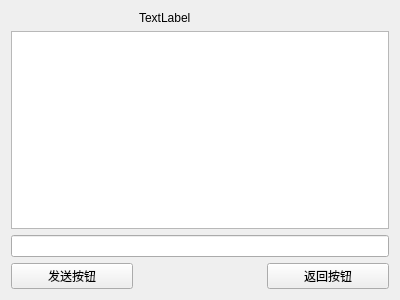
<?xml version="1.0" encoding="UTF-8"?>
<ui version="4.0">
 <class>CommunicationWindow</class>
 <widget class="QWidget" name="CommunicationWindow">
  <property name="geometry">
   <rect>
    <x>0</x>
    <y>0</y>
    <width>400</width>
    <height>300</height>
   </rect>
  </property>
  <property name="windowTitle">
   <string>Form</string>
  </property>
  <layout class="QGridLayout" name="gridLayout">
   <item row="0" column="1">
    <widget class="QLabel" name="modeLabel">
     <property name="text">
      <string>TextLabel</string>
     </property>
    </widget>
   </item>
   <item row="1" column="0" colspan="3">
    <widget class="QTextEdit" name="messagesTextEdit"/>
   </item>
   <item row="3" column="0">
    <widget class="QPushButton" name="sendButton">
     <property name="text">
      <string>发送按钮</string>
     </property>
    </widget>
   </item>
   <item row="3" column="2">
    <widget class="QPushButton" name="backButton">
     <property name="text">
      <string>返回按钮</string>
     </property>
    </widget>
   </item>
   <item row="2" column="0" colspan="3">
    <widget class="QLineEdit" name="messageLineEdit"/>
   </item>
  </layout>
 </widget>
 <resources/>
 <connections/>
</ui>
